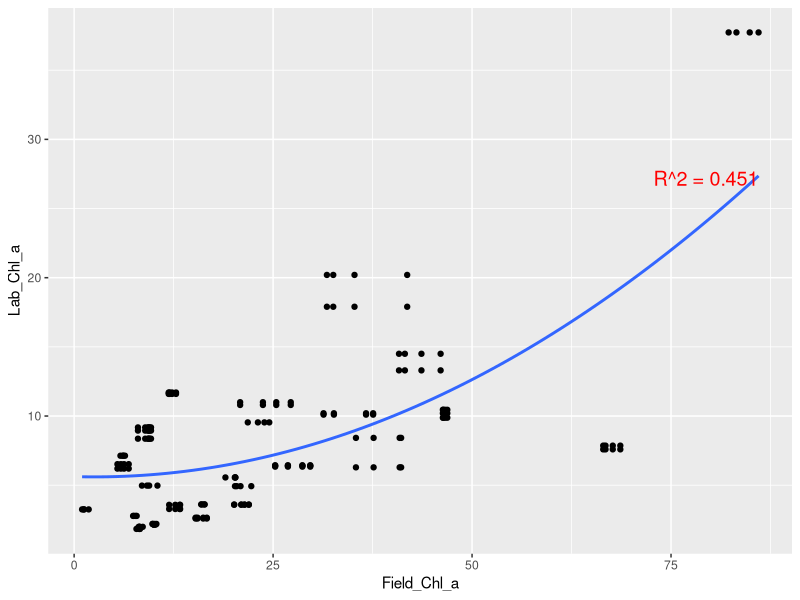
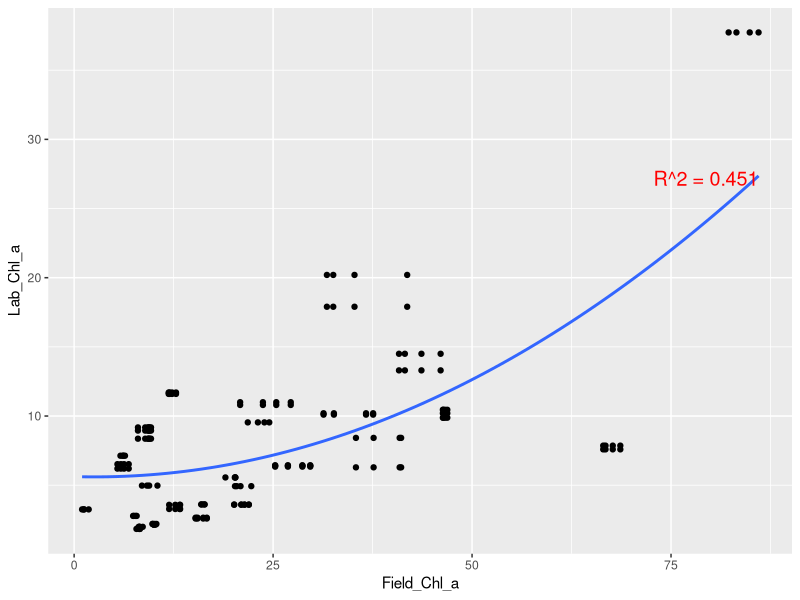
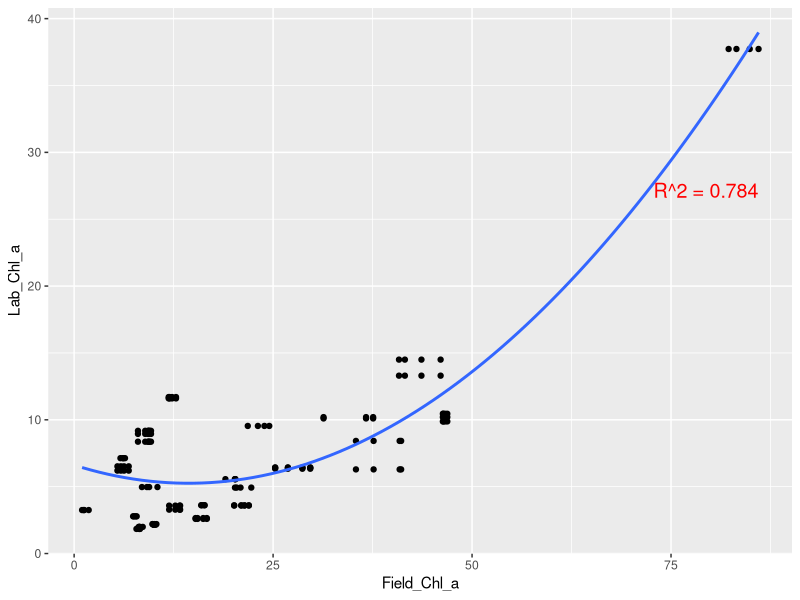
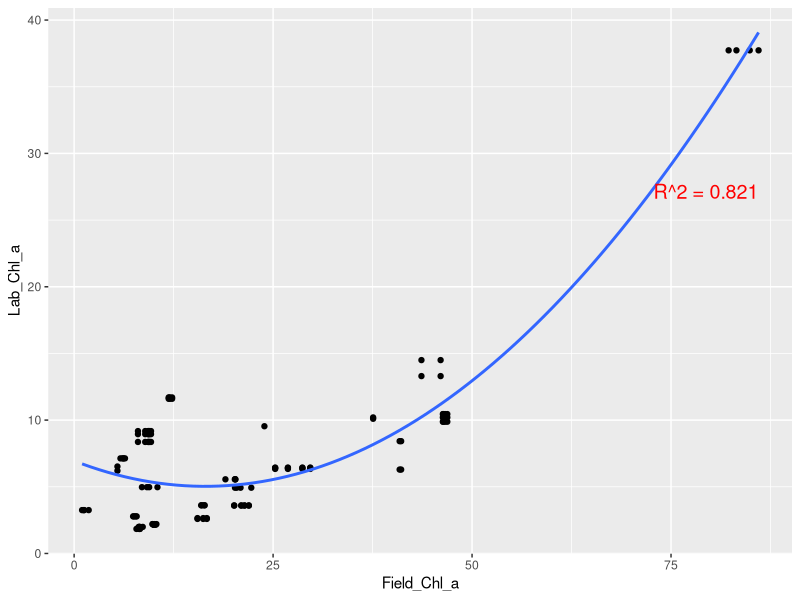
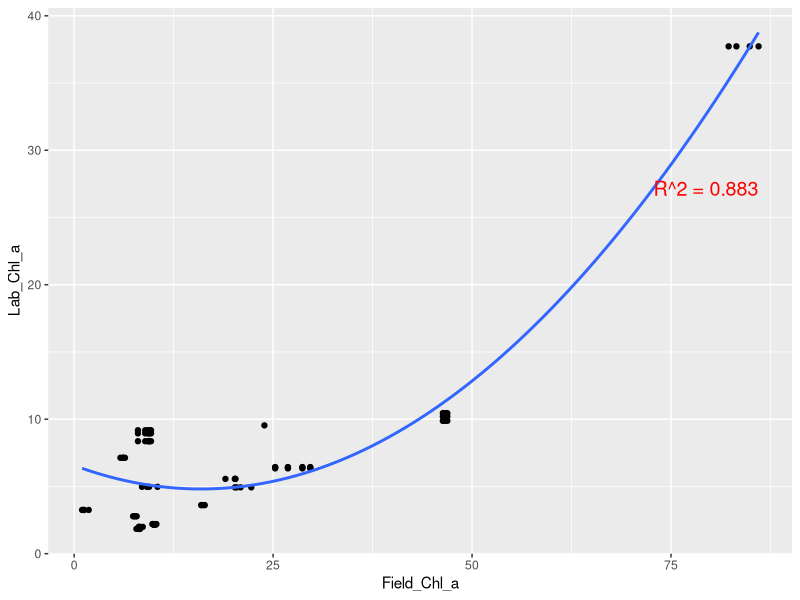
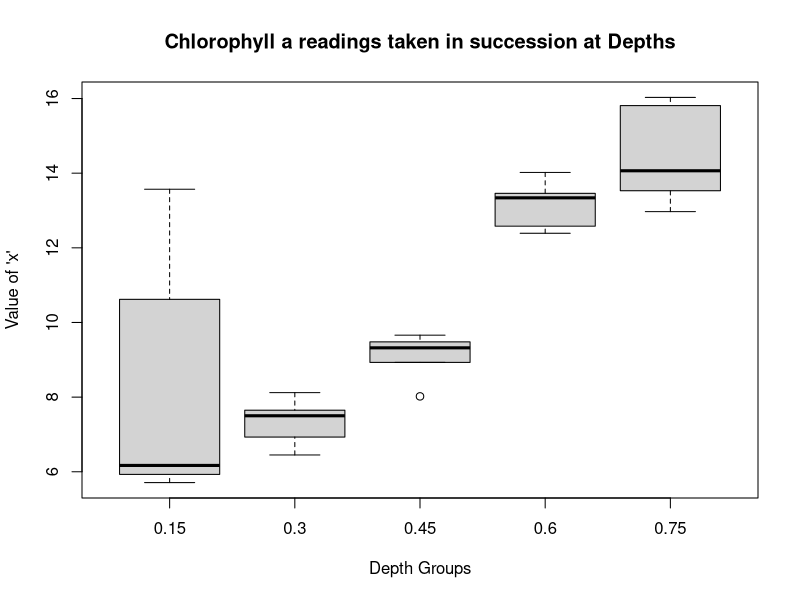
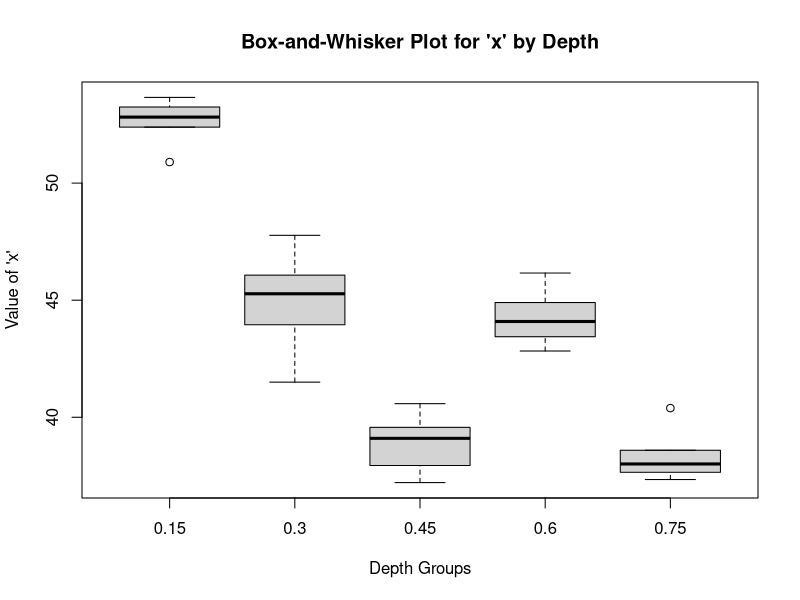

Write the R code that produced these figures, in order.
## ---- chunk 1
#| warning: false
#| echo: false

library(tidyverse)
library(knitr)
library(kableExtra)


Observations<- read_csv("Chla-Observations.csv")

kable(Observations)
## ---- chunk 2
#| warning: false
#| echo: false
library(tidyverse)
library(readr)

Observations<- read_csv("Chla-Observations.csv")

lm_model<-lm(Lab_Chl_a~poly(Field_Chl_a,2,raw=TRUE),data=Observations)
r_squared<-summary(lm_model)$r.squared 
r_squared_label <- paste("R^2 =", round(r_squared, 3))

ggplot(
  data=Observations,
  mapping=aes(x=Field_Chl_a, y=Lab_Chl_a)
)+
  geom_point()+
  geom_smooth(method="lm",formula=y~poly(x,2,raw=TRUE),se=FALSE)+
  annotate("text", x = max(Observations$Field_Chl_a, na.rm = TRUE), y = max(Observations$Lab_Chl_a, na.rm = TRUE) - 10, label=r_squared_label, hjust = 1, vjust = 1, size = 5, color = "red")
  

## ---- chunk 3
#| warning: false
#| echo: false
library(tidyverse)
library(readr)

Observations<- read_csv("Chla-Observations.csv")

lm_model<-lm(Lab_Chl_a~poly(Field_Chl_a,2,raw=TRUE),data=Observations)
r_squared<-summary(lm_model)$r.squared 
r_squared_label <- paste("R^2 =", round(r_squared, 3))

ggplot(
  data=Observations,
  mapping=aes(x=Field_Chl_a, y=Lab_Chl_a)
)+
  geom_point()+
  geom_smooth(method="lm",formula=y~poly(x,2,raw=TRUE),se=FALSE)+
  annotate("text", x = max(Observations$Field_Chl_a, na.rm = TRUE), y = max(Observations$Lab_Chl_a, na.rm = TRUE) - 10, label=r_squared_label, hjust = 1, vjust = 1, size = 5, color = "red")


Observations<- read_csv("Chla-Observations.csv")

Observations <- Observations %>% mutate(depth_category = ifelse(Depth >= 0.15, "Deep", "Shallow"))
Obs_filtered1 <- Observations %>% filter(depth_category == "Deep")

lm_model<-lm(Lab_Chl_a~poly(Field_Chl_a,2,raw=TRUE),data=Obs_filtered1)
r_squared<-summary(lm_model)$r.squared 
r_squared_label <- paste("R^2 =", round(r_squared, 3))

ggplot(
  data=Obs_filtered1,
  mapping=aes(x=Field_Chl_a, y=Lab_Chl_a)
)+
  geom_point()+
  geom_smooth(method="lm",formula=y~poly(x,2,raw=TRUE),se=FALSE)+
  annotate("text", x = max(Obs_filtered1$Field_Chl_a, na.rm = TRUE), y = max(Obs_filtered1$Lab_Chl_a, na.rm = TRUE) - 10, label=r_squared_label, hjust = 1, vjust = 1, size = 5, color = "red")


Observations<- read_csv("Chla-Observations.csv")

Observations <- Observations %>% mutate(depth_category = ifelse(Depth >= 0.3, "Deep", "Shallow"))
Obs_filtered2 <- Observations %>% filter(depth_category == "Deep")

lm_model<-lm(Lab_Chl_a~poly(Field_Chl_a,2,raw=TRUE),data=Obs_filtered2)
r_squared<-summary(lm_model)$r.squared 
r_squared_label <- paste("R^2 =", round(r_squared, 3))

ggplot(
  data=Obs_filtered2,
  mapping=aes(x=Field_Chl_a, y=Lab_Chl_a)
)+
  geom_point()+
  geom_smooth(method="lm",formula=y~poly(x,2,raw=TRUE),se=FALSE)+
  annotate("text", x = max(Obs_filtered2$Field_Chl_a, na.rm = TRUE), y = max(Obs_filtered2$Lab_Chl_a, na.rm = TRUE) - 10, label=r_squared_label, hjust = 1, vjust = 1, size = 5, color = "red")




Observations<- read_csv("Chla-Observations.csv")

Observations <- Observations %>% mutate(depth_category = ifelse(Depth >= 0.4, "Deep", "Shallow"))
Obs_filtered <- Observations %>% filter(depth_category == "Deep")

lm_model<-lm(Lab_Chl_a~poly(Field_Chl_a,2,raw=TRUE),data=Obs_filtered)
r_squared<-summary(lm_model)$r.squared 
r_squared_label <- paste("R^2 =", round(r_squared, 3))

ggplot(
  data=Obs_filtered,
  mapping=aes(x=Field_Chl_a, y=Lab_Chl_a)
)+
  geom_point()+
  geom_smooth(method="lm",formula=y~poly(x,2,raw=TRUE),se=FALSE)+
  annotate("text", x = max(Obs_filtered$Field_Chl_a, na.rm = TRUE), y = max(Obs_filtered$Lab_Chl_a, na.rm = TRUE) - 10, label=r_squared_label, hjust = 1, vjust = 1, size = 5, color = "red")

## ---- chunk 4
#| warning: false
#| echo: false
library(tidyverse)
library(readr)

DepthSR64<-read_csv("DepthSR64.csv")

boxplot(field_chl_a ~ DEPTH, data=DepthSR64, 
        main = "Chlorophyll a readings taken in succession at Depths",
        xlab = "Depth Groups", ylab = "Value of 'x'")

DepthFHR<-read_csv("DepthFHR.csv")

boxplot(field_chl_a ~ DEPTH, data=DepthFHR, 
        main = "Box-and-Whisker Plot for 'x' by Depth",
        xlab = "Depth Groups", ylab = "Value of 'x'")
## ---- chunk 5
#| warning: false
#| echo: false

library(ggplot2)
history<- read.csv("history.csv")

sd_value<-sd(history$Result)
results_df <- data.frame(
  Standard_Deviation = sd_value,
  Lower_End_CI = mean(history$Result) - 2 * sd_value,
  Higher_End_CI = mean(history$Result) + 2 * sd_value
)

print(results_df)
